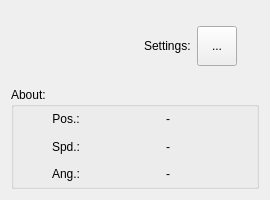
<?xml version="1.0" encoding="UTF-8"?>
<ui version="4.0">
 <class>RobotWidget</class>
 <widget class="QWidget" name="RobotWidget">
  <property name="geometry">
   <rect>
    <x>0</x>
    <y>0</y>
    <width>270</width>
    <height>200</height>
   </rect>
  </property>
  <property name="sizePolicy">
   <sizepolicy hsizetype="Expanding" vsizetype="Preferred">
    <horstretch>0</horstretch>
    <verstretch>0</verstretch>
   </sizepolicy>
  </property>
  <property name="minimumSize">
   <size>
    <width>270</width>
    <height>200</height>
   </size>
  </property>
  <property name="maximumSize">
   <size>
    <width>320</width>
    <height>16777215</height>
   </size>
  </property>
  <property name="windowTitle">
   <string>Form</string>
  </property>
  <layout class="QVBoxLayout" name="verticalLayout">
   <item>
    <widget class="QWidget" name="upWidgetRobot" native="true">
     <property name="sizePolicy">
      <sizepolicy hsizetype="Expanding" vsizetype="Expanding">
       <horstretch>0</horstretch>
       <verstretch>0</verstretch>
      </sizepolicy>
     </property>
     <property name="maximumSize">
      <size>
       <width>16777215</width>
       <height>70</height>
      </size>
     </property>
     <layout class="QHBoxLayout" name="horizontalLayout_4">
      <item>
       <spacer name="spacer1Robot">
        <property name="orientation">
         <enum>Qt::Horizontal</enum>
        </property>
        <property name="sizeType">
         <enum>QSizePolicy::Preferred</enum>
        </property>
        <property name="sizeHint" stdset="0">
         <size>
          <width>1</width>
          <height>20</height>
         </size>
        </property>
       </spacer>
      </item>
      <item>
       <widget class="QLabel" name="numberRobot">
        <property name="sizePolicy">
         <sizepolicy hsizetype="Expanding" vsizetype="Expanding">
          <horstretch>0</horstretch>
          <verstretch>0</verstretch>
         </sizepolicy>
        </property>
        <property name="minimumSize">
         <size>
          <width>20</width>
          <height>20</height>
         </size>
        </property>
        <property name="maximumSize">
         <size>
          <width>50</width>
          <height>50</height>
         </size>
        </property>
        <property name="text">
         <string/>
        </property>
        <property name="pixmap">
         <pixmap resource="../iconTools/icontools.qrc">:/image/icon/021-keyboard-key-1.png</pixmap>
        </property>
        <property name="scaledContents">
         <bool>true</bool>
        </property>
       </widget>
      </item>
      <item>
       <spacer name="spacer2Robot">
        <property name="orientation">
         <enum>Qt::Horizontal</enum>
        </property>
        <property name="sizeType">
         <enum>QSizePolicy::Expanding</enum>
        </property>
        <property name="sizeHint" stdset="0">
         <size>
          <width>10</width>
          <height>20</height>
         </size>
        </property>
       </spacer>
      </item>
      <item>
       <widget class="QLabel" name="settingsLabelRobot">
        <property name="text">
         <string>Settings:</string>
        </property>
       </widget>
      </item>
      <item>
       <widget class="QToolButton" name="toolsButtonRobot">
        <property name="sizePolicy">
         <sizepolicy hsizetype="Expanding" vsizetype="Expanding">
          <horstretch>0</horstretch>
          <verstretch>0</verstretch>
         </sizepolicy>
        </property>
        <property name="maximumSize">
         <size>
          <width>40</width>
          <height>40</height>
         </size>
        </property>
        <property name="text">
         <string>...</string>
        </property>
        <property name="icon">
         <iconset resource="../iconTools/icontools.qrc">
          <normaloff>:/image/icon/012-settings-work-tool.png</normaloff>:/image/icon/012-settings-work-tool.png</iconset>
        </property>
        <property name="checkable">
         <bool>false</bool>
        </property>
       </widget>
      </item>
      <item>
       <spacer name="spacer3Robot">
        <property name="orientation">
         <enum>Qt::Horizontal</enum>
        </property>
        <property name="sizeType">
         <enum>QSizePolicy::Preferred</enum>
        </property>
        <property name="sizeHint" stdset="0">
         <size>
          <width>13</width>
          <height>20</height>
         </size>
        </property>
       </spacer>
      </item>
     </layout>
    </widget>
   </item>
   <item>
    <widget class="QGroupBox" name="aboutRobot">
     <property name="maximumSize">
      <size>
       <width>16777215</width>
       <height>120</height>
      </size>
     </property>
     <property name="title">
      <string>About:</string>
     </property>
     <layout class="QHBoxLayout" name="horizontalLayout_13">
      <property name="spacing">
       <number>6</number>
      </property>
      <property name="leftMargin">
       <number>1</number>
      </property>
      <property name="topMargin">
       <number>1</number>
      </property>
      <property name="rightMargin">
       <number>1</number>
      </property>
      <property name="bottomMargin">
       <number>1</number>
      </property>
      <item>
       <widget class="QWidget" name="aboutGroupRobot" native="true">
        <property name="sizePolicy">
         <sizepolicy hsizetype="Expanding" vsizetype="Preferred">
          <horstretch>0</horstretch>
          <verstretch>0</verstretch>
         </sizepolicy>
        </property>
        <property name="minimumSize">
         <size>
          <width>95</width>
          <height>65</height>
         </size>
        </property>
        <layout class="QHBoxLayout" name="horizontalLayout_14">
         <property name="spacing">
          <number>0</number>
         </property>
         <property name="leftMargin">
          <number>0</number>
         </property>
         <property name="topMargin">
          <number>0</number>
         </property>
         <property name="rightMargin">
          <number>0</number>
         </property>
         <property name="bottomMargin">
          <number>0</number>
         </property>
         <item>
          <widget class="QWidget" name="aboutNamesRobot" native="true">
           <layout class="QVBoxLayout" name="verticalLayout_13">
            <property name="leftMargin">
             <number>0</number>
            </property>
            <property name="topMargin">
             <number>0</number>
            </property>
            <property name="rightMargin">
             <number>0</number>
            </property>
            <property name="bottomMargin">
             <number>0</number>
            </property>
            <item>
             <widget class="QLabel" name="positionLabelRobot">
              <property name="text">
               <string>Pos.:</string>
              </property>
              <property name="alignment">
               <set>Qt::AlignCenter</set>
              </property>
             </widget>
            </item>
            <item>
             <widget class="QLabel" name="speedLabelRobot">
              <property name="text">
               <string>Spd.:</string>
              </property>
              <property name="alignment">
               <set>Qt::AlignCenter</set>
              </property>
             </widget>
            </item>
            <item>
             <widget class="QLabel" name="angleLabelRobot">
              <property name="text">
               <string>Ang.:</string>
              </property>
              <property name="alignment">
               <set>Qt::AlignCenter</set>
              </property>
             </widget>
            </item>
           </layout>
          </widget>
         </item>
         <item>
          <widget class="QWidget" name="aboutValuesRobot" native="true">
           <property name="maximumSize">
            <size>
             <width>16777215</width>
             <height>100</height>
            </size>
           </property>
           <layout class="QVBoxLayout" name="verticalLayout_14">
            <property name="leftMargin">
             <number>0</number>
            </property>
            <property name="topMargin">
             <number>0</number>
            </property>
            <property name="rightMargin">
             <number>0</number>
            </property>
            <property name="bottomMargin">
             <number>0</number>
            </property>
            <item>
             <widget class="QLabel" name="positionValueRobot">
              <property name="text">
               <string>-</string>
              </property>
              <property name="alignment">
               <set>Qt::AlignCenter</set>
              </property>
             </widget>
            </item>
            <item>
             <widget class="QLabel" name="speedValueRobot">
              <property name="text">
               <string>-</string>
              </property>
              <property name="alignment">
               <set>Qt::AlignCenter</set>
              </property>
             </widget>
            </item>
            <item>
             <widget class="QLabel" name="angleValueRobot">
              <property name="text">
               <string>-</string>
              </property>
              <property name="alignment">
               <set>Qt::AlignCenter</set>
              </property>
             </widget>
            </item>
           </layout>
          </widget>
         </item>
        </layout>
       </widget>
      </item>
      <item>
       <widget class="QLabel" name="idRobot">
        <property name="sizePolicy">
         <sizepolicy hsizetype="Preferred" vsizetype="Preferred">
          <horstretch>0</horstretch>
          <verstretch>0</verstretch>
         </sizepolicy>
        </property>
        <property name="minimumSize">
         <size>
          <width>30</width>
          <height>30</height>
         </size>
        </property>
        <property name="maximumSize">
         <size>
          <width>70</width>
          <height>70</height>
         </size>
        </property>
        <property name="text">
         <string/>
        </property>
        <property name="pixmap">
         <pixmap resource="../iconTools/icontools.qrc">:/image/icon/border.png</pixmap>
        </property>
        <property name="scaledContents">
         <bool>true</bool>
        </property>
        <property name="alignment">
         <set>Qt::AlignCenter</set>
        </property>
       </widget>
      </item>
     </layout>
    </widget>
   </item>
  </layout>
 </widget>
 <resources>
  <include location="../iconTools/icontools.qrc"/>
 </resources>
 <connections/>
</ui>
